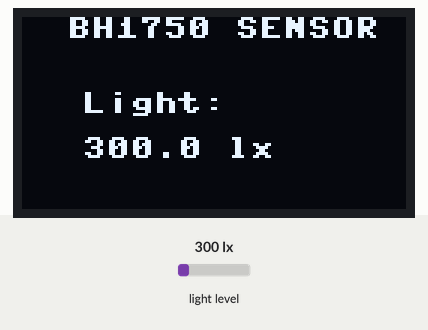
A program run on a simulated ESP32 board running MicroPython. On the bench: 128×64 one-colour display. The test bench sets the inputs (shaded band); at power-on: light level 300 lx. What the program prints to the serial console is not drawn.

Above: at 1.2 s.
1.3 s: light level set to 40 lx
At 3.5 s:
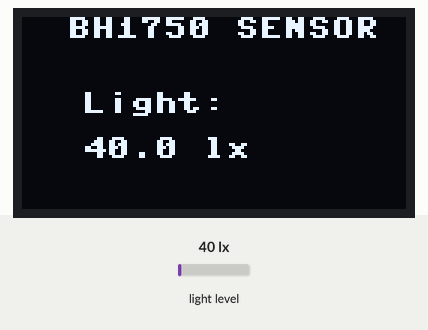
4.3 s: light level set to 500 lx
At 5.3 s:
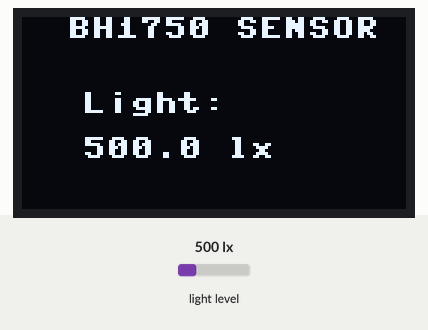
7.3 s: light level set to 1000 lx
At 10.3 s:
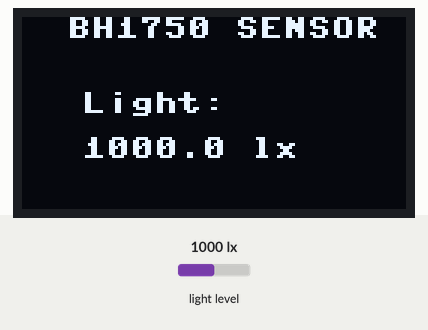
Timing chart, 0 to 11.8 s (numbered marks = the images above; inputs shaded):
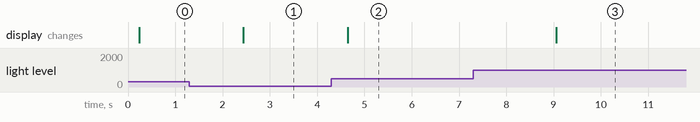

Measured:
- after the input at 1.3 s, the display: changes after 1.1 s (image 1)
- after the input at 4.3 s, the display: changes after 0.34 s (image 2)
- after the input at 7.3 s, the display: changes after 1.8 s (image 3)

The program:

BH1750_0.96OLED.py
```python
from machine import Pin, SoftI2C
import ssd1306
import time
import bh1750   # Make sure bh1750.py is in the lib/ folder

i2c = SoftI2C(scl=Pin(21), sda=Pin(20))
print("I2C devices found:", i2c.scan())

oled_width = 128
oled_height = 64
oled = ssd1306.SSD1306_I2C(oled_width, oled_height, i2c)

sensor = bh1750.BH1750(i2c)
while True:
    lux = sensor.luminance(bh1750.BH1750.CONT_HIRES_1)
    print("Light Level:", lux, "lx")

    oled.fill(0)
    oled.text("BH1750 SENSOR", 15, 0)
    oled.text("Light:", 20, 25)
    oled.text(str(round(lux, 2)) + " lx", 20, 40)
    oled.show()

    time.sleep(2)
```
